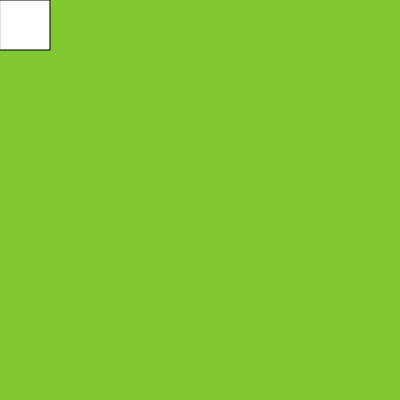
Frame 1 (no input)
Frame 60 (no input): identical to frame 1, image omitted
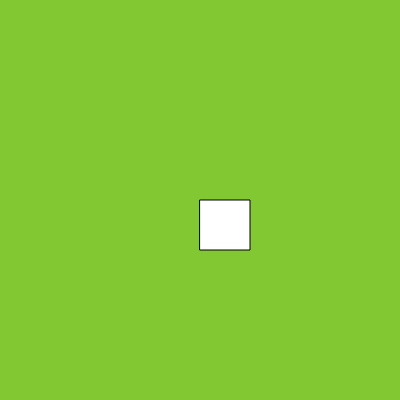
Frame 120 (the mouse pressed at the canvas centre since frame 60)

The p5.js sketch that drew these frames (run headless with seeded random() and noise() and a simulated clock; from frame 60 on, the mouse is pressed at the canvas centre):

// p5.js sketch
// ── sketch.js
function setup() {
  createCanvas(400, 400);
}

function draw() {
  background(130, 200, 50);
  rect(mouseX, mouseY, 50, 50);
}
